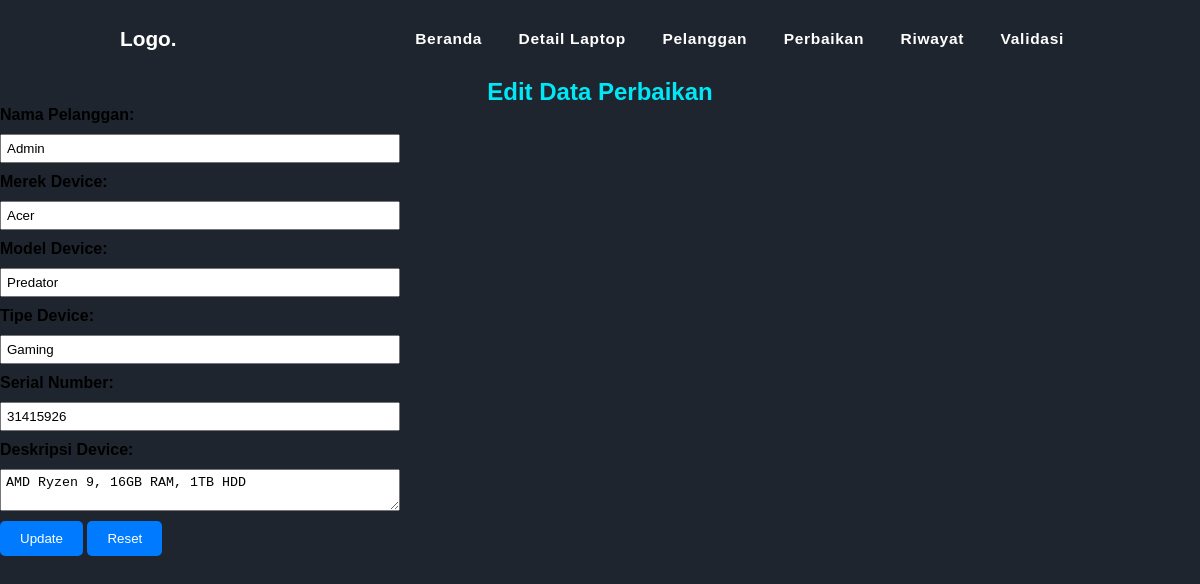
Page /servD/fixAdmin/edit_laptop.php?id=3 on the committed database.
### tables this page shows
CREATE TABLE `perbaikan` (
  `id_perbaikan` int(10) NOT NULL,
  `id_user` int(10) DEFAULT NULL,
  `id_device` int(10) DEFAULT NULL,
  `desk_kerusakan` text DEFAULT NULL,
  `status` varchar(20) DEFAULT NULL,
  `tanggal_masuk` date DEFAULT NULL,
  `estimasi` date DEFAULT NULL
);

CREATE TABLE `pelanggan` (
  `id_user` int(10) NOT NULL,
  `nama` varchar(25) DEFAULT NULL,
  `alamat` varchar(50) DEFAULT NULL,
  `NomorKontak` int(12) DEFAULT NULL,
  `Email` varchar(25) DEFAULT NULL,
  `username` char(10) DEFAULT NULL,
  `katasandi` char(12) DEFAULT NULL,
  `peran` char(10) DEFAULT NULL
);

CREATE TABLE `device` (
  `id_device` int(10) NOT NULL,
  `merek` varchar(25) DEFAULT NULL,
  `model` varchar(25) DEFAULT NULL,
  `tipe` varchar(25) DEFAULT NULL,
  `deskripsi` text DEFAULT NULL,
  `SN` int(8) DEFAULT NULL
);

### servD/fixAdmin/edit_laptop.php (the view, shortened to what this page needs)
<?php
include "../koneksi.php";
if (isset($_GET['id'])) {
    $idPerbaikan = $_GET['id'];
    $query = "SELECT Perbaikan.id_perbaikan, Pelanggan.nama AS 'Nama Pelanggan', Device.merek AS 'Merek Device', Device.model AS 'Model Device', Device.tipe AS 'Tipe Device', Device.deskripsi AS 'Deskripsi Device', Device.sn AS 'Serial Number'
              FROM Pelanggan
              JOIN Perbaikan ON Pelanggan.id_user = Perbaikan.id_user
              JOIN Device ON Perbaikan.id_device = Device.id_device
              WHERE Perbaikan.id_perbaikan = ?";
    $stmt = mysqli_prepare($link, $query);
    mysqli_stmt_bind_param($stmt, "i", $idPerbaikan);
    mysqli_stmt_execute($stmt);
    $result = mysqli_stmt_get_result($stmt);
    if (mysqli_num_rows($result) > 0) {
        $row = mysqli_fetch_assoc($result);
        ?>
        <html>
        <head>
            <?php include "menu.php"; ?>
            <link rel="stylesheet" href="style.css">
        </head>
        <body>
            <h2>Edit Data Perbaikan</h2>
            <form action="update_laptop.php" method="POST">
                <label for="nama">Nama Pelanggan:</label>
                <input type="text" name="nama" id="nama" value="<?php echo $row['Nama Pelanggan']; ?>" readonly><br>
                <label for="merek">Merek Device:</label>
                <input type="text" name="merek" id="merek" value="<?php echo $row['Merek Device']; ?>"><br>
                <label for="model">Model Device:</label>
                <input type="text" name="model" id="model" value="<?php echo $row['Model Device']; ?>"><br>
                <label for="tipe">Tipe Device:</label>
                <input type="text" name="tipe" id="tipe" value="<?php echo $row['Tipe Device']; ?>"><br>
                <label for="sn">Serial Number:</label>
                <input type="text" name="sn" id="sn" value="<?php echo $row['Serial Number']; ?>"><br>
                <label for="deskripsi">Deskripsi Device:</label>
                <textarea name="deskripsi" id="deskripsi"><?php echo $row['Deskripsi Device']; ?></textarea><br>
                <div>
                    <input type="submit" value="Update">
                    <input type="reset" value="Reset">
                </div>
            </form>
        </body>
        </html>
        <?php
    } else {
        echo "Data perbaikan tidak ditemukan.";
    }
} else {
    echo "ID perbaikan tidak diberikan.";
}
?>

### servD/fixAdmin/style.css (style rules this page uses)
* { margin: 0; padding: 0; }
body { font-family: 'Poppins', sans-serif; max-height: 100vh; background-color: #1F252E; }
h2 { color:#00E8F8; text-align: center; }
form { width: 400px; }
label { display: block; margin-bottom: 10px; font-weight: bold; }
input[type="text"], textarea, input[type="email"] { width: 100%; padding: 5px; margin-bottom: 10px; }
input[type="submit"], input[type="reset"] { padding: 10px 20px; background-color: #007bff; color: #fff; border: none; cursor: pointer; border-radius: 5px; }

### rows in the picture
perbaikan: nama "Admin", merek "Acer", model "Predator", tipe "Gaming", sn "31415926", deskripsi "AMD Ryzen 9, 16GB RAM, 1TB HDD"
